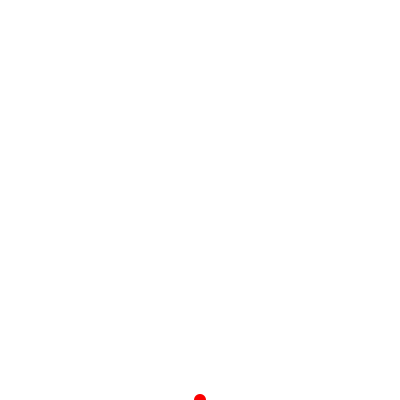
Frame 1 (no input)
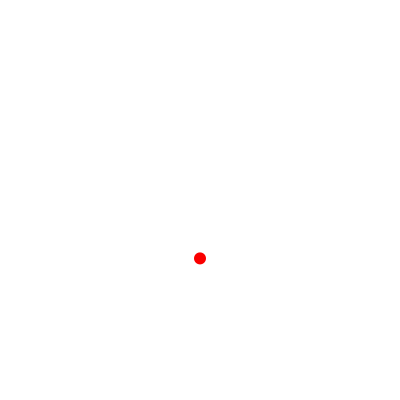
Frame 60 (the mouse pressed at the canvas centre just before this capture)
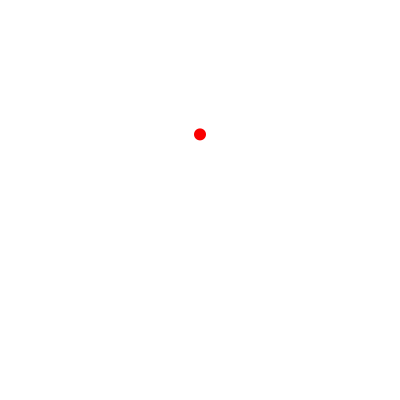
Frame 120 (the mouse held since frame 60 and released just before this capture)

The Processing sketch that drew these frames (run headless with seeded random() and noise(); from frame 60 on, the mouse is pressed at the canvas centre):

// Processing sketch: processing_59962
// ── processing_59962.pde

float x=0;
float speed=14;

void setup() {
  size(400, 400);
  fill(250, 0, 0);
  noStroke();
  smooth();
}

void draw() {
  background(255, 255, 255);
  frameRate(10);
 ellipse(200, 400-x, 12, 12);
  x=x+speed;
    speed=speed-.4;
if((x>350)||(x<-50)) {
  speed=speed*-1;
}
}
